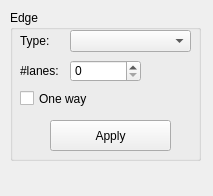
<?xml version="1.0" encoding="utf-8"?>
<ui version="4.0">
  <class>PropertyWidget</class>
  <widget class="QDockWidget" name="PropertyWidget">
    <property name="geometry">
      <rect>
        <x>0</x>
        <y>0</y>
        <width>213</width>
        <height>196</height>
      </rect>
    </property>
    <property name="minimumSize">
      <size>
        <width>213</width>
        <height>196</height>
      </size>
    </property>
    <widget class="QWidget" name="dockWidgetContents">
      <property name="windowTitle">
        <string>PropertyWidget</string>
      </property>
      <widget class="QGroupBox" name="groupBox">
        <property name="geometry">
          <rect>
            <x>10</x>
            <y>10</y>
            <width>191</width>
            <height>151</height>
          </rect>
        </property>
        <property name="title">
          <string>Edge</string>
        </property>
        <widget class="QLabel" name="label">
          <property name="geometry">
            <rect>
              <x>10</x>
              <y>20</y>
              <width>47</width>
              <height>21</height>
            </rect>
          </property>
          <property name="text">
            <string>Type:</string>
          </property>
        </widget>
        <widget class="QLabel" name="label_2">
          <property name="geometry">
            <rect>
              <x>10</x>
              <y>50</y>
              <width>47</width>
              <height>21</height>
            </rect>
          </property>
          <property name="text">
            <string>#lanes:</string>
          </property>
        </widget>
        <widget class="QComboBox" name="comboBoxEdgeType">
          <property name="geometry">
            <rect>
              <x>60</x>
              <y>20</y>
              <width>121</width>
              <height>22</height>
            </rect>
          </property>
        </widget>
        <widget class="QSpinBox" name="spinBoxNumLanes">
          <property name="geometry">
            <rect>
              <x>60</x>
              <y>50</y>
              <width>71</width>
              <height>22</height>
            </rect>
          </property>
        </widget>
        <widget class="QCheckBox" name="checkBoxOneWay">
          <property name="geometry">
            <rect>
              <x>10</x>
              <y>80</y>
              <width>70</width>
              <height>17</height>
            </rect>
          </property>
          <property name="text">
            <string>One way</string>
          </property>
        </widget>
        <widget class="QPushButton" name="pushButtonApply">
          <property name="geometry">
            <rect>
              <x>40</x>
              <y>110</y>
              <width>121</width>
              <height>31</height>
            </rect>
          </property>
          <property name="text">
            <string>Apply</string>
          </property>
        </widget>
      </widget>
    </widget>
  </widget>
  <layoutdefault spacing="6" margin="11"/>
  <resources/>
  <connections/>
</ui>
